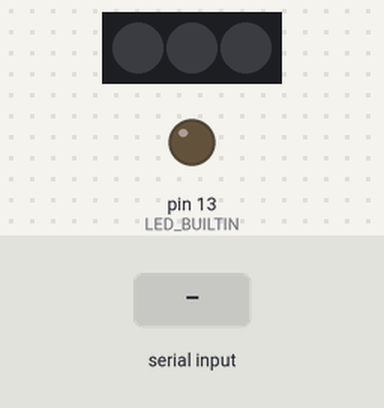
The sketch below on a simulated Arduino Uno, built with avr-gcc and run on an emulated ATmega328P. Parts: 3 RGB LEDs in strip order, left to right, output pins drawn as LEDs (lit = HIGH). Inputs (shaded band) come from the test bench. Dim RGB values are drawn brighter than linear; the strip is taken to match the declared colour order.

Above: at 1.2 s.
1.3 s: "1" received over Serial
At 3.2 s:
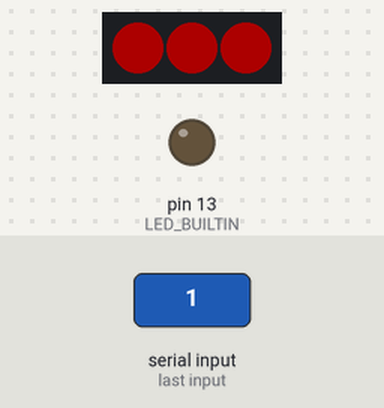
3.8 s: "0" received over Serial
At 5.1 s:
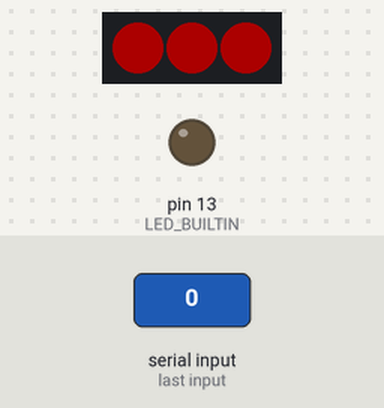
6.3 s: "2" received over Serial
At 8.2 s:
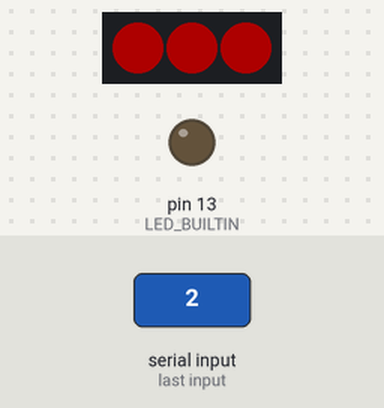
Timing chart, 0 to 9.7 s (numbered marks = the images above; inputs shaded):
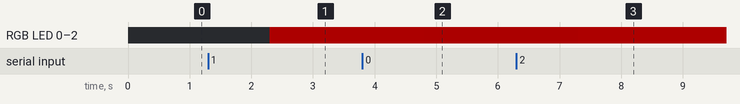

The sketch:

color.ino
```cpp
#include <Adafruit_NeoPixel.h>
Adafruit_NeoPixel pixels(3, 6, NEO_RBG + NEO_KHZ800);

unsigned char RGB[3];

void setup() {
  pinMode(LED_BUILTIN, OUTPUT);
  Serial.begin(9600);
  pixels.begin();
  pixels.clear();
  pixels.show();
}

void loop() {

  if (Serial.available() > 0) {
    Serial.readBytes(RGB,3);
  }

  int rojo = RGB[0];
  int verde = RGB[1];
  int azul = RGB[2];

for (int i=0;i<3;i++) pixels.setPixelColor(i, pixels.Color(rojo,verde,azul));
pixels.show();


}
```

Measured:
- after the input at 1.3 s, RGB LED 0–2: off → RGB(49, 0, 0) after 1.0 s
- after the input at 3.8 s, RGB LED 0–2: RGB(49, 0, 0) → RGB(48, 0, 0) after 1.0 s
- after the input at 6.3 s, RGB LED 0–2: RGB(48, 0, 0) → RGB(50, 0, 0) after 1.0 s
